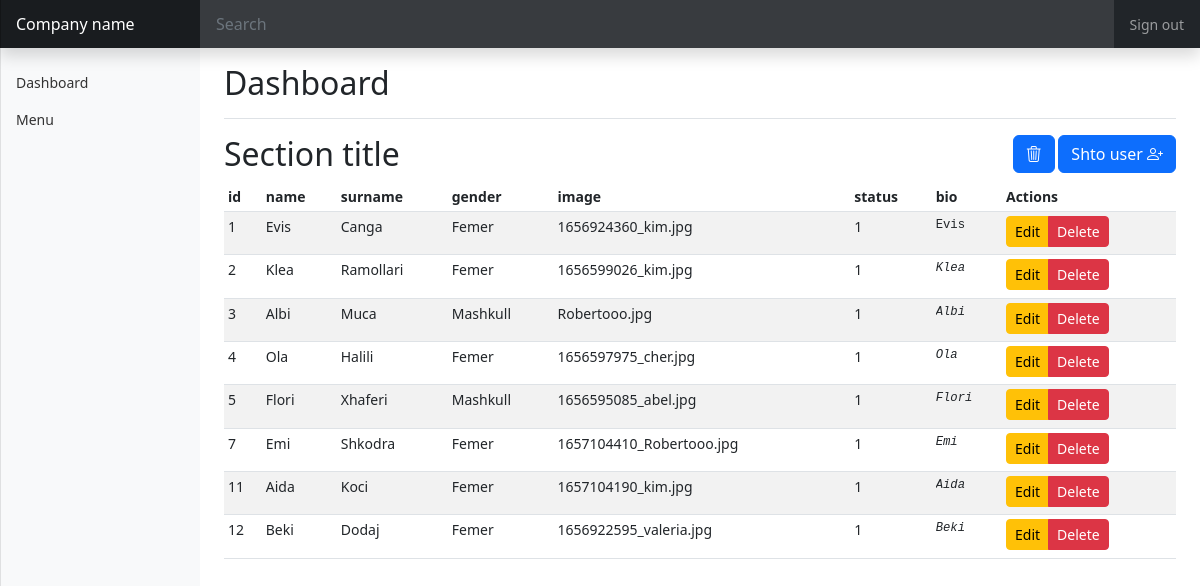
Screenshot of /index.php/admin with the database file from the repository.
### tables this page shows
CREATE TABLE `users` (
  `id` int(11) NOT NULL,
  `name` varchar(128) NOT NULL,
  `surname` varchar(128) NOT NULL,
  `gender` varchar(25) NOT NULL,
  `image` varchar(200) NOT NULL,
  `status` int(1) NOT NULL DEFAULT 1,
  `bio` longtext NOT NULL
);

### application/views/admin/includes/main.php (called while the page is built)
<?php include 'header.php';?>
<?php include 'sidebar.php';?>
<?php $this->load->view($temp);?>
<?php include 'footer.php';?>

### application/controllers/Admin.php (called while the page is built, shortened)
<?php
class Admin extends CI_Controller {
	var $menu;
	public function __construct()
	{
			$this->menu = $this->admin_model->get_menu();
	}
	public function index(){
		$data["msg"] = $this->session->flashdata('msg');
		$data["action"] = $this->session->flashdata('action');
		$data["users"] = $this->admin_model->get_users();
		$data["menu"] = $this->menu;
		$data["temp"] = "admin/dashboard";
		$this->load->view('admin/includes/main', $data);
	}
}

### index.php (called while the page is built, shortened)
<?php
require_once BASEPATH.'core/CodeIgniter.php';

### application/models/Admin_model.php (called while the page is built, shortened)
<?php
class Admin_model extends CI_Model {
    public function get_users(){
        $this->db->where('status', 1);
        $query = $this->db->get('users');
        return $query->result();
    }
    public function get_menu(){
        $this->db->where('status', 1);
        $query = $this->db->get('menu');
        return $query->result();
    }
 }

### application/views/admin/dashboard.php (the view, shortened to what this page needs)
<main class="col-md-9 ms-sm-auto col-lg-10 px-md-4">
  <div class="d-flex justify-content-between flex-wrap flex-md-nowrap align-items-center pt-3 pb-2 mb-3 border-bottom">
    <h1 class="h2">Dashboard</h1>
  </div>
  <div class="d-flex flex-row justify-content-between">
    <h2>Section title</h2>
    <div>
      <a type="button" class="btn btn-primary" href="<?php echo base_url("admin/trash_view/") ?>"><i
          class="bi bi-trash3"></i></a>
      <a type="button" class="btn btn-primary" href="<?php echo base_url("admin/add_view/") ?>">Shto user <i
          class="bi bi-person-plus"></i></a>
    </div>
  </div>
  <?php if ($users):?>
  <div class="table-responsive">
    <table class="table table-striped table-sm">
      <thead>
        <tr>
          <?php foreach($users[0] as $key=> $val): ?>
          <th scope="col">
            <?php echo$key ?>
          </th>
          <?php endforeach; ?>
          <th>Actions</th>
        </tr>
      </thead>
      <tbody >
        <?php foreach($users as $user):?>
        <tr>
          <?php foreach($user as $k => $v):?>
          <td>
            <?php echo $v ?>
          </td>
          <?php endforeach; ?>
          <td>
            <div class="btn-group btn-group-sm" role="group" aria-label="Basic example">
              <a href="<?php echo base_url("admin/edit_view/" .$user->id) ?>" type="button" class="btn
                btn-warning">Edit</a>
              <a type="button" class="btn btn-danger" onclick='return confirm("Do you want to delete")'
                href="<?php echo base_url("admin/trash/" .$user->id) ?>">Delete</a>
            </div>
          </td>
        </tr>
        <?php endforeach; ?>
      </tbody>
    </table>
  </div>
  <?php endif ?>
</main>

### application/views/admin/includes/header.php (shortened to what this page needs)
<!doctype html>
<html lang="en">
  <head>
    <link rel="stylesheet" href="https://cdnjs.cloudflare.com/ajax/libs/twitter-bootstrap/5.2.0-beta1/css/bootstrap.min.css" />
    <link rel="stylesheet" href="https://cdnjs.cloudflare.com/ajax/libs/bootstrap-icons/1.8.3/font/bootstrap-icons.min.css" />
    <link rel="stylesheet" href="https://cdnjs.cloudflare.com/ajax/libs/font-awesome/6.1.1/css/all.min.css" />
<link href="<?php echo base_url();?>assets/dashboard.css" rel="stylesheet">
<link href="<?php echo base_url();?>assets/dashboard.rtl.css" rel="stylesheet">
  </head>
  <body>
<header class="navbar navbar-dark sticky-top bg-dark flex-md-nowrap p-0 shadow">
  <a class="navbar-brand col-md-3 col-lg-2 me-0 px-3 fs-6" href="#">Company name</a>
  <input class="form-control form-control-dark w-100 rounded-0 border-0" type="text" placeholder="Search" aria-label="Search">
  <div class="navbar-nav">
    <div class="nav-item text-nowrap">
      <a class="nav-link px-3" href="#">Sign out</a>
    </div>
  </div>
</header>

### application/views/admin/includes/sidebar.php
<div class="container-fluid">
  <div class="row">
    <nav id="sidebarMenu" class="col-md-3 col-lg-2 d-md-block bg-light sidebar collapse">
      <div class="position-sticky pt-3">
        <ul class="nav flex-column" id="nestedSortables">
          <li class="nav-item">
              <a class="nav-link" aria-current="page" href="<?php echo base_url("admin/index/")?>">Dashboard</a>
          </li>
          <li class="nav-item">
              <a class="nav-link" aria-current="page" href="<?php echo base_url("admin/menu_view/")?>">Menu</a>
          </li>
        </ul>
    </nav>
  </div>
  </div>

### application/views/admin/includes/footer.php
  </body>
</html>

### assets/dashboard.css (style rules this page uses)
body { font-size: .875rem; }
.sidebar { position: fixed; top: 0; bottom: 0; left: 0; z-index: 100; padding: 48px 0 0; box-shadow: inset -1px 0 0 rgba(0, 0, 0, .1); }
.sidebar .nav-link { font-weight: 500; color: #333; }
.navbar-brand { padding-top: .75rem; padding-bottom: .75rem; background-color: rgba(0, 0, 0, .25); box-shadow: inset -1px 0 0 rgba(0, 0, 0, .25); }
.navbar .form-control { padding: .75rem 1rem; }
.form-control-dark { color: #fff; background-color: rgba(255, 255, 255, .1); border-color: rgba(255, 255, 255, .1); }

### assets/dashboard.rtl.css (style rules this page uses)
body { font-size: .875rem; }
.sidebar { position: fixed; top: 0; right: 0; bottom: 0; z-index: 100; padding: 48px 0 0; box-shadow: inset 1px 0 0 rgba(0, 0, 0, .1); }
.sidebar .nav-link { font-weight: 500; color: #333; }
.navbar-brand { padding-top: .75rem; padding-bottom: .75rem; background-color: rgba(0, 0, 0, .25); box-shadow: inset 1px 0 0 rgba(0, 0, 0, .25); }
.navbar .form-control { padding: .75rem 1rem; }
.form-control-dark { color: #fff; background-color: rgba(255, 255, 255, .1); border-color: rgba(255, 255, 255, .1); }

### rows the page displays
users: v "1", v "Evis", v "Canga", v "Femer", v "1656924360_kim.jpg"
users: v "2", v "Klea", v "Ramollari", v "Femer", v "1656599026_kim.jpg", v "1"
users: v "3", v "Albi", v "Muca", v "Mashkull", v "Robertooo.jpg", v "1"
users: v "4", v "Ola", v "Halili", v "Femer", v "1656597975_cher.jpg", v "1"
users: v "5", v "Flori", v "Xhaferi", v "Mashkull", v "1656595085_abel.jpg", v "1"
users: v "7", v "Emi", v "Shkodra", v "Femer", v "1657104410_Robertooo.jpg", v "1"
users: v "11", v "Aida", v "Koci", v "Femer", v "1657104190_kim.jpg", v "1"
users: v "12", v "Beki", v "Dodaj", v "Femer", v "1656922595_valeria.jpg", v "1"

### other values shown
$key "id"
$key "name"
$key "surname"
$key "gender"
$key "image"
$key "status"
$key "bio"
